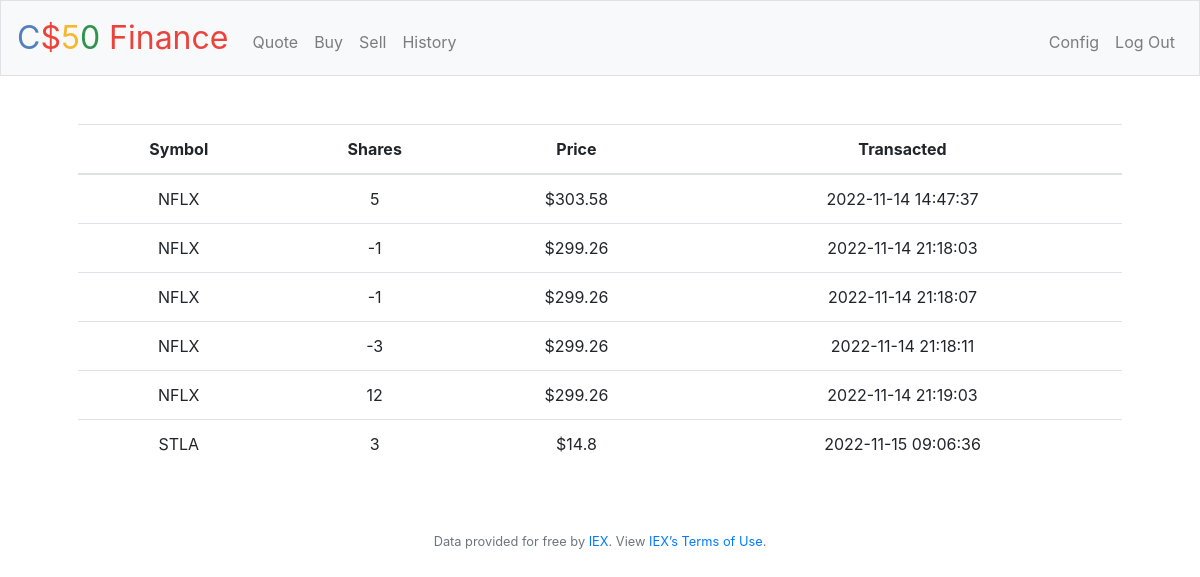
The app's page /history (signed in) with its own data.
### tables this page shows
CREATE TABLE transactions (id INTEGER, symbol TEXT NOT NULL, shares NUMERIC NOT NULL, price NUMERIC NOT NULL, transacted BLOB, user_id INTEGER, PRIMARY KEY(id), FOREIGN KEY(user_id) REFERENCES users(id)
);

### application.py (the view)
@app.route("/history")
@login_required
def history():
    rows = db.execute(
        "SELECT symbol, shares, price, transacted FROM transactions WHERE user_id = ?", session["user_id"])
    return render_template("history.html", stocks=rows)

### application.py (called while the page is built)
@app.after_request
def after_request(response):
    response.headers["Cache-Control"] = "no-cache, no-store, must-revalidate"
    response.headers["Expires"] = 0
    response.headers["Pragma"] = "no-cache"
    return response

### helpers.py (called while the page is built)
def login_required(f):
    @wraps(f)
    def decorated_function(*args, **kwargs):
        if session.get("user_id") is None:
            return redirect("/login")
        return f(*args, **kwargs)
    return decorated_function

### templates/history.html (shortened to what this page needs)
{% extends "layout.html" %}
{% block main %}
<table class="table">
    <thead>
        <tr>
            <th scope="col">Symbol</th>
            <th scope="col">Shares</th>
            <th scope="col">Price</th>
            <th scope="col">Transacted</th>
        </tr>
    </thead>
    <tbody>
        {% for stock in stocks %}
        <tr>
            <td>{{stock['symbol']}}</td>
            <td>{{stock['shares']}}</td>
            <td>${{stock['price']}}</td>
            <td>{{stock['transacted']}}</td>
        </tr>
        {% endfor %}
    </tbody>
</table>
{% endblock %}

### records on screen
transactions: symbol "NFLX", shares "5", price "303.58", transacted "2022-11-14 14:47:37"
transactions: symbol "NFLX", shares "-1", price "299.26", transacted "2022-11-14 21:18:03"
transactions: symbol "NFLX", shares "-1", price "299.26", transacted "2022-11-14 21:18:07"
transactions: symbol "NFLX", shares "-3", price "299.26", transacted "2022-11-14 21:18:11"
transactions: symbol "NFLX", shares "12", price "299.26", transacted "2022-11-14 21:19:03"
transactions: symbol "STLA", shares "3", price "14.8", transacted "2022-11-15 09:06:36"
